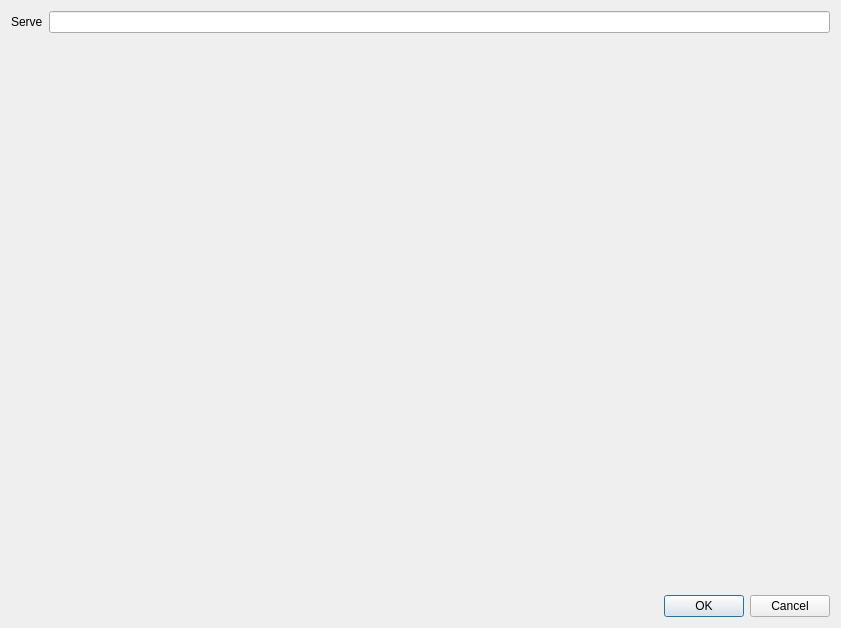
<?xml version="1.0" encoding="UTF-8"?>
<ui version="4.0">
 <class>FormSetting</class>
 <widget class="QWidget" name="FormSetting">
  <property name="geometry">
   <rect>
    <x>0</x>
    <y>0</y>
    <width>841</width>
    <height>628</height>
   </rect>
  </property>
  <property name="windowTitle">
   <string>Form</string>
  </property>
  <layout class="QGridLayout" name="gridLayout">
   <item row="0" column="0">
    <widget class="QLabel" name="label">
     <property name="text">
      <string>Serve</string>
     </property>
    </widget>
   </item>
   <item row="0" column="1">
    <widget class="QLineEdit" name="lineEdit"/>
   </item>
   <item row="1" column="1">
    <spacer name="verticalSpacer">
     <property name="orientation">
      <enum>Qt::Orientation::Vertical</enum>
     </property>
     <property name="sizeHint" stdset="0">
      <size>
       <width>20</width>
       <height>548</height>
      </size>
     </property>
    </spacer>
   </item>
   <item row="2" column="0" colspan="2">
    <widget class="QDialogButtonBox" name="buttonBox">
     <property name="standardButtons">
      <set>QDialogButtonBox::StandardButton::Cancel|QDialogButtonBox::StandardButton::Ok</set>
     </property>
    </widget>
   </item>
  </layout>
 </widget>
 <resources/>
 <connections/>
</ui>
